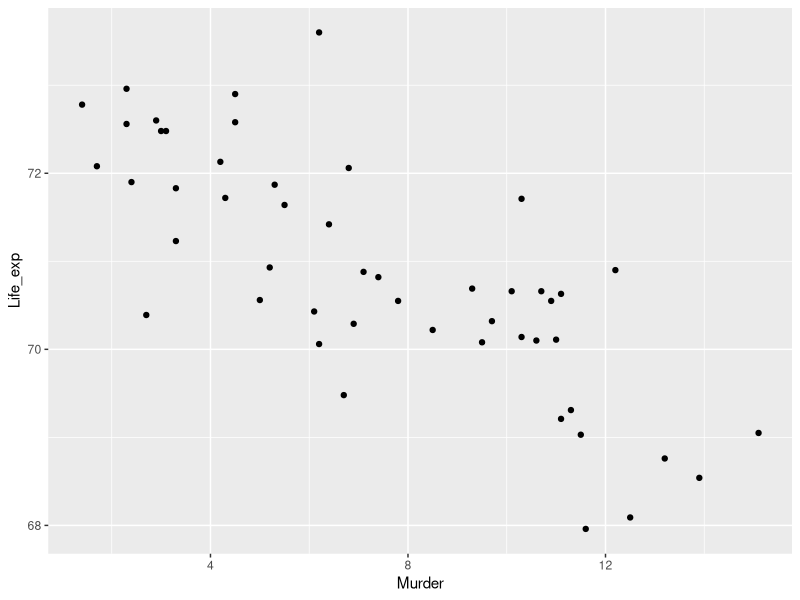
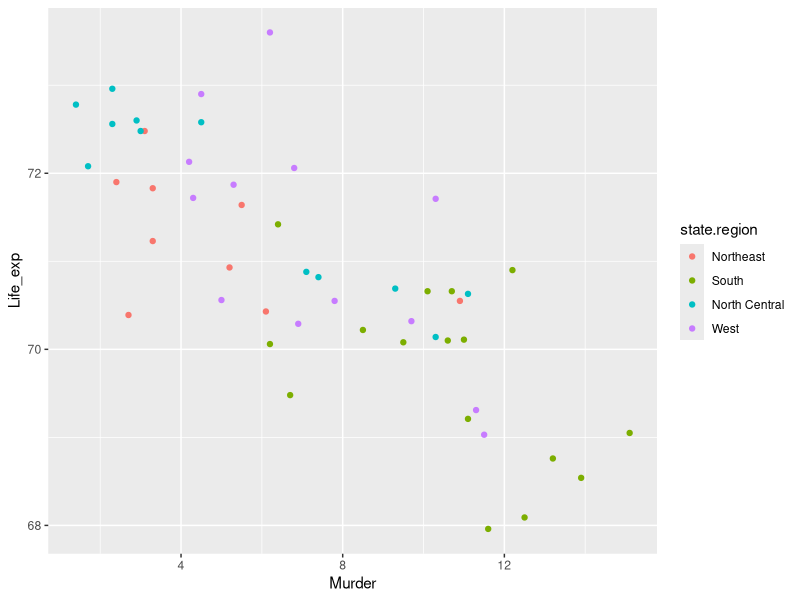
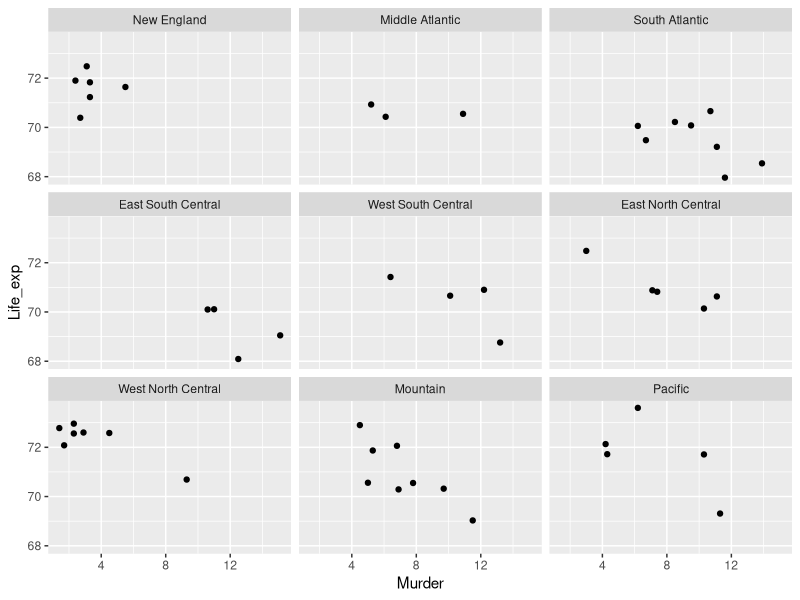
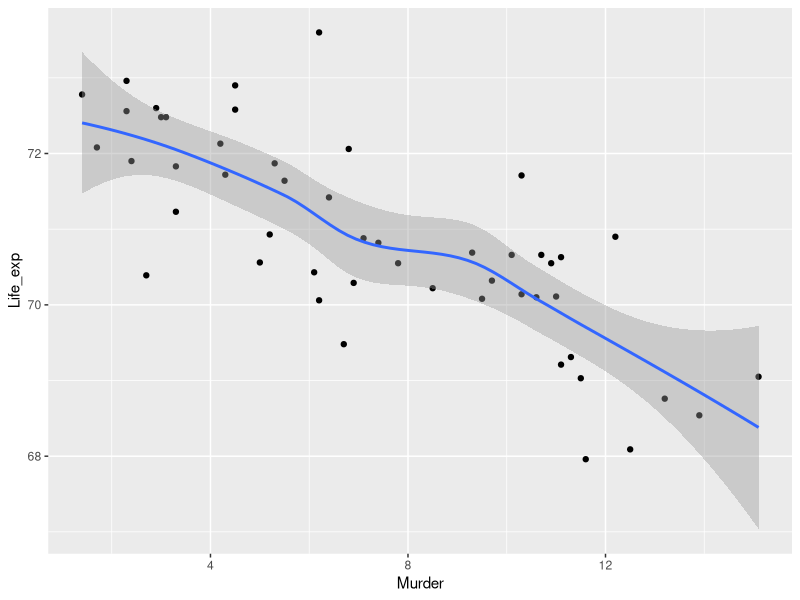
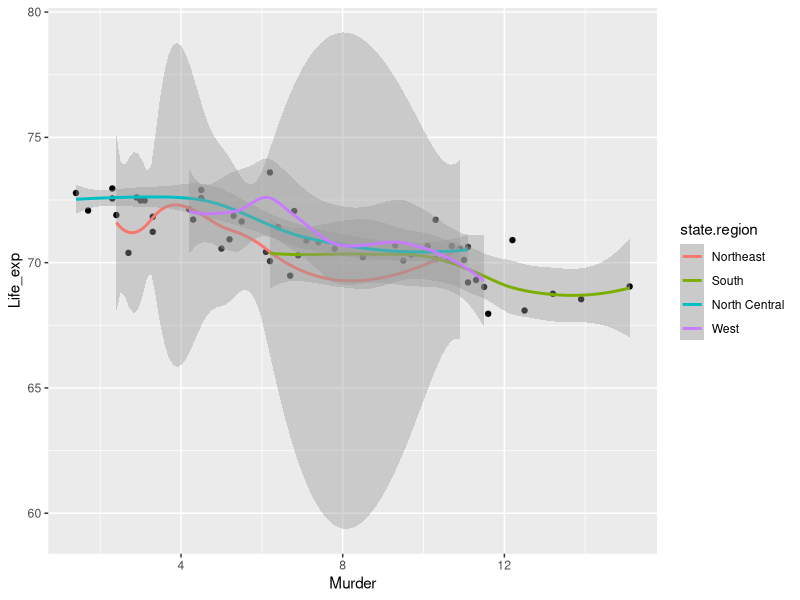
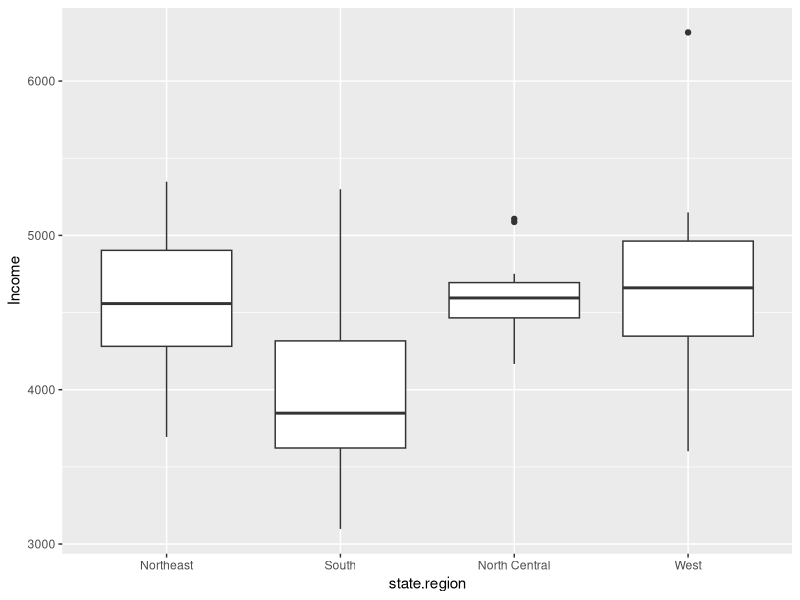

Reproduce these figures in R, in order.
## ---- chunk 1
knitr::opts_chunk$set(echo = TRUE)
## ---- chunk 2
library(tidyverse)
# Check the state.x77 data set.
?state.x77
#state.x77: matrix with 50 rows and 8 columns giving the following statistics in the respective columns. Population: population estimate as of July 1, 1975. Income: per capita income (1974). Illiteracy: illiteracy (1970, percent of population). Life Exp: life expectancy in years (1969–71). Murder: murder and non-negligent manslaughter rate per 100,000 population (1976). HS Grad: percent high-school graduates (1970). Frost: mean number of days with minimum temperature below freezing (1931–1960) in capital or large city. Area:land area in square miles. 

# Convert it to a data frame (tibble) with as_tibble().
dat <- as_tibble(state.x77)
dat
## ---- chunk 3
# Show the variables name to check potential space error.
names(dat)
# To rename variables for indexing
names(dat)[4] <- 'Life_exp'
# To plot with murder and life exp.
ggplot(data = dat) + 
  geom_point(mapping = aes(x = Murder, y = Life_exp))
## ---- chunk 4
?state
## ---- chunk 5
ggplot(data = dat) +
  geom_point(mapping = aes(x = Murder, y = Life_exp, color = state.region))
## ---- chunk 6
ggplot(data = dat) +
  geom_point(mapping = aes(x = Murder, y = Life_exp)) +
               facet_wrap(state.division)
## ---- chunk 7
ggplot(data = dat, mapping = aes(x = Murder, y = Life_exp)) +
  geom_point() + 
  geom_smooth()
## ---- chunk 8
ggplot(data = dat, mapping = aes(x = Murder, y = Life_exp)) +
  geom_point() + 
  geom_smooth(mapping = aes(color = state.region))
## ---- chunk 9
# To find relations between life_exp and income using box plot.
ggplot(data = dat, mapping = aes(x = state.region, y = Income)) +
         geom_boxplot()
# We can tell that boxplot for the region and income is not obvious, so we have to choose the correct tool to do analysis.
